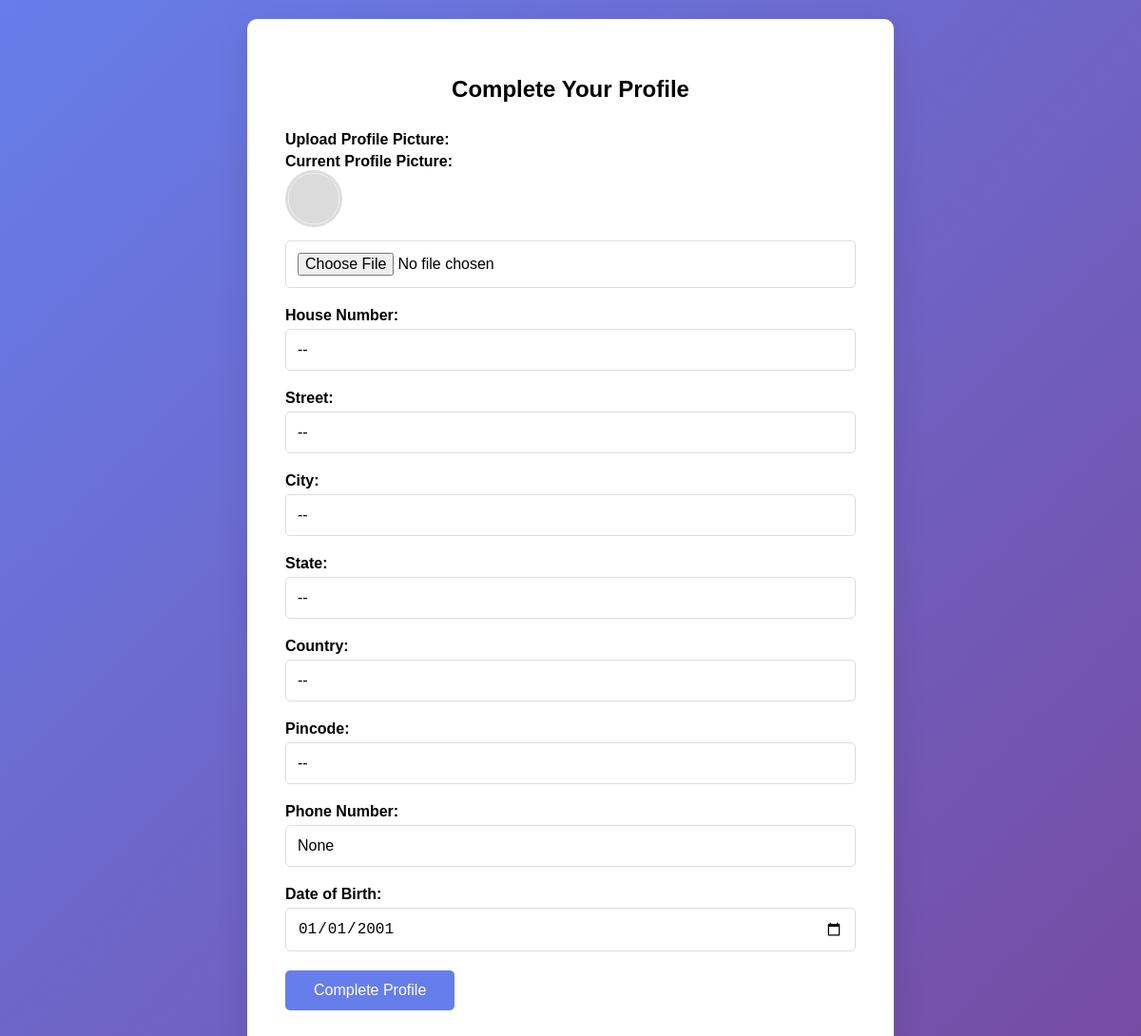
The app's page /complete_profile/2 with its own data.
### website/models.py (models this page shows)
class Learner(models.Model):
        username = models.CharField(max_length=50)
        first_name = models.CharField(max_length=50, default='')
        last_name = models.CharField(max_length=50, default='')
        profile_picture = models.ImageField(null=True, blank=True, upload_to='images/')
        email = models.EmailField()
        ph_number = models.CharField(max_length=15, blank=True, null=True)
        DOB = models.DateField( null = True, default='2001-01-01')
        user = models.OneToOneField(User, on_delete=models.CASCADE, default=None)
        dno = models.CharField(max_length=100, null=True, blank=True, default='--')
        street = models.CharField(max_length=100, null=True, blank=True, default='--')
        city = models.CharField(max_length=100, null=True, blank=True, default='--')
        state = models.CharField(max_length=100, null=True, blank=True, default='--')
        country = models.CharField(max_length=100, null=True, blank=True, default='--')
        pincode = models.CharField(max_length=100, null=True, blank=True, default='--')
        def __str__(self):
                return f'{self.username}'

### website/views.py (the view, shortened to what this page needs)
# urls.py: path('complete_profile/<int:id>',views.complete_profile ,name='complete_profile'),
@ensure_csrf_cookie
def complete_profile(request, id):
    try:
        learner = Learner.objects.get(id=id)
    except Learner.DoesNotExist:
        return render(request, 'learner_login.html', {'error': 'Learner not found'})
    if request.method == 'GET':
        try:
            print(f"🔍 Loading profile for learner: {learner}")
            form = imageForm()
            print(f"🔍 Form created: {form}")
            return render(request, 'personal.html', {'learner': learner, 'form': form})
        except Exception as e:
            print(f"❌ Error loading profile page: {e}")
            return render(request, 'learner_login.html', {'error': 'Error loading profile page'})

### website/forms.py
class ImageForm(forms.Form):
    profile_picture = forms.ImageField(
        required=False,
        label="Upload Profile Picture",
        help_text="Select an image file (JPEG, PNG, etc.)",
        widget=forms.FileInput(attrs={
            'accept': 'image/*',
            'class': 'form-control'
        })
    )
    def __str__(self):
        return "Image Upload Form"

### website/templates/personal.html (shortened to what this page needs)
<!DOCTYPE html>
<html lang="en">
<head>
</head>
<body>
    <div class="form-container">
        <h2 style="text-align: center; margin-bottom: 30px;">Complete Your Profile</h2>
        <form method="post" enctype="multipart/form-data">
            <div class="form-group">
                {{ form.profile_picture.label_tag }}
                {% if learner.profile_picture %}
                    <div style="margin-bottom: 10px;">
                        <strong>Current Profile Picture:</strong><br>
                        <img src="{{ learner.profile_picture.url }}" alt="Current Profile Picture" style="max-width: 150px; max-height: 150px; border-radius: 50%; object-fit: cover; border: 3px solid #ddd;">
                    </div>
                {% endif %}
                {{ form.profile_picture }}
            </div>
            <div class="form-group">
                <label for="house_no">House Number:</label>
                <input type="text" name="house_no" id="house_no" value="{{ learner.dno }}">
            </div>
            <div class="form-group">
                <label for="street">Street:</label>
                <input type="text" name="street" id="street" value="{{ learner.street }}">
            </div>
            <div class="form-group">
                <label for="city">City:</label>
                <input type="text" name="city" id="city" value="{{ learner.city }}">
            </div>
            <div class="form-group">
                <label for="state">State:</label>
                <input type="text" name="state" id="state" value="{{ learner.state }}">
            </div>
            <div class="form-group">
                <label for="country">Country:</label>
                <input type="text" name="country" id="country" value="{{ learner.country }}">
            </div>
            <div class="form-group">
                <label for="pincode">Pincode:</label>
                <input type="text" name="pincode" id="pincode" value="{{ learner.pincode }}">
            </div>
            <div class="form-group">
                <label for="phone_no">Phone Number:</label>
                <input type="tel" name="phone_no" id="phone_no" value="{{ learner.ph_number }}">
            </div>
            <div class="form-group">
                <label for="dob">Date of Birth:</label>
                <input type="date" name="dob" id="dob" value="{% if learner.DOB %}{{ learner.DOB|date:'Y-m-d' }}{% endif %}">
            </div>
            <button type="submit" class="btn">Complete Profile</button>
        </form>
    </div>
</body>
</html>

### website/templates/personal.html (style rules this page uses)
body { font-family: Arial, sans-serif; background: linear-gradient(135deg, #667eea 0%, #764ba2 100%); margin: 0; padding: 0; min-height: 100vh; }
.form-container { background: white; padding: 40px; border-radius: 10px; box-shadow: 0 15px 35px rgba(0, 0, 0, 0.1); width: 100%; max-width: 600px; margin: 20px auto; }
.form-group { margin-bottom: 20px; }
label { display: block; margin-bottom: 5px; font-weight: bold; }
input[type="text"], input[type="email"], input[type="tel"], input[type="date"], input[type="file"] { width: 100%; padding: 12px; border: 1px solid #ddd; border-radius: 5px; font-size: 16px; box-sizing: border-box; }
.btn { background: #667eea; color: white; padding: 12px 30px; border: none; border-radius: 5px; cursor: pointer; font-size: 16px; }

### records on screen
Learner: profile_picture (placeholder picture), house_no "--", street "--", city "--", state "--", country "--", pincode "--", phone_no "None", dob "01/01/2001"
